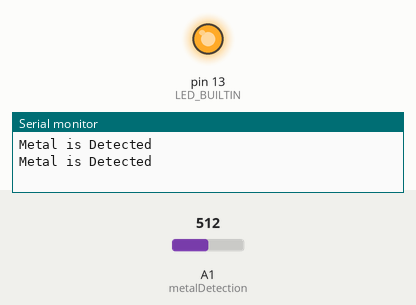
A sketch run on a simulated Arduino Uno, built with avr-gcc and run on an emulated ATmega328P. Shown: output pins drawn as LEDs (lit = HIGH), the last lines printed to the serial monitor. Inputs (shaded band) come from the test bench; at power-on: A1 (metalDetection) = 512.

Above: at 1.8 s.
1.9 s: A1 (metalDetection) set to 266
3.4 s: A1 (metalDetection) set to 233
At 4.3 s:
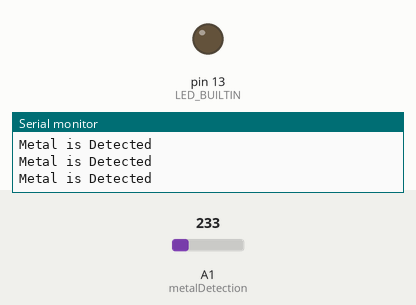
5.5 s: A1 (metalDetection) set to 260
At 7.1 s:
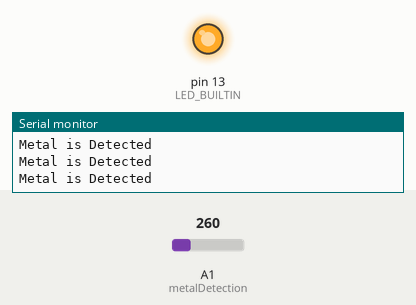
7.5 s: A1 (metalDetection) set to 240
At 8.6 s:
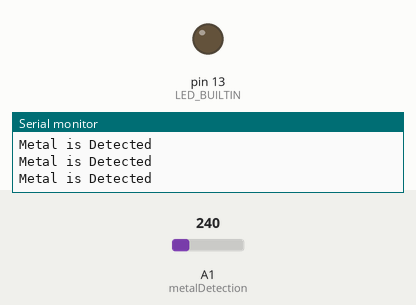
Timing chart, 0 to 10.5 s (numbered marks = the images above; inputs shaded):
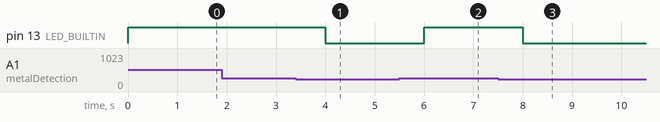

Measured:
- the behaviour switches between 251 and 250 on A1 (metalDetection) (found by bisection; images 0 and 1)
- after the input at 3.4 s, pin 13 (LED_BUILTIN): HIGH → LOW after 0.60 s
- after the input at 5.5 s, pin 13 (LED_BUILTIN): LOW → HIGH after 0.50 s
- after the input at 7.5 s, pin 13 (LED_BUILTIN): HIGH → LOW after 0.50 s

The sketch:

sketch_aug23a.ino
```cpp
/*
14CORE TEST CODE FOR PROXIMITY SENSOR
Metal Detection with 3 wire sensor
http://www.14core.com
*/

float metalDetected;
int monitoring;
int metalDetection = 1;

void setup()
{
  Serial.begin(9600);
  pinMode(LED_BUILTIN, OUTPUT);
}

void loop()
{
  digitalWrite(LED_BUILTIN, LOW);

  monitoring = analogRead(metalDetection);
  metalDetected = (float)monitoring * 100 / 1024.0;

  if (monitoring > 250)
  {
    Serial.println("Metal is Detected");
    digitalWrite(LED_BUILTIN, HIGH);
  }

  delay(1000);
}
```
